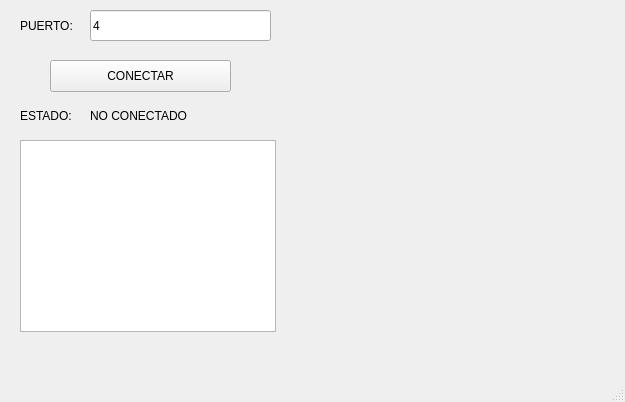
<?xml version="1.0" encoding="UTF-8"?>
<ui version="4.0">
 <class>MainWindow</class>
 <widget class="QMainWindow" name="MainWindow">
  <property name="geometry">
   <rect>
    <x>0</x>
    <y>0</y>
    <width>625</width>
    <height>402</height>
   </rect>
  </property>
  <property name="windowTitle">
   <string>MainWindow</string>
  </property>
  <widget class="QWidget" name="centralwidget">
   <widget class="QPushButton" name="btn_accion">
    <property name="geometry">
     <rect>
      <x>50</x>
      <y>60</y>
      <width>181</width>
      <height>32</height>
     </rect>
    </property>
    <property name="text">
     <string>CONECTAR</string>
    </property>
   </widget>
   <widget class="QLineEdit" name="txt_puerto">
    <property name="geometry">
     <rect>
      <x>90</x>
      <y>10</y>
      <width>181</width>
      <height>31</height>
     </rect>
    </property>
    <property name="text">
     <string>4</string>
    </property>
   </widget>
   <widget class="QLabel" name="label">
    <property name="geometry">
     <rect>
      <x>20</x>
      <y>10</y>
      <width>61</width>
      <height>31</height>
     </rect>
    </property>
    <property name="text">
     <string>PUERTO:</string>
    </property>
   </widget>
   <widget class="QLabel" name="label_2">
    <property name="geometry">
     <rect>
      <x>20</x>
      <y>100</y>
      <width>61</width>
      <height>31</height>
     </rect>
    </property>
    <property name="text">
     <string>ESTADO:</string>
    </property>
   </widget>
   <widget class="QLabel" name="txt_estado">
    <property name="geometry">
     <rect>
      <x>90</x>
      <y>100</y>
      <width>151</width>
      <height>31</height>
     </rect>
    </property>
    <property name="text">
     <string>NO CONECTADO</string>
    </property>
   </widget>
   <widget class="QListWidget" name="lw_datos">
    <property name="geometry">
     <rect>
      <x>20</x>
      <y>140</y>
      <width>256</width>
      <height>192</height>
     </rect>
    </property>
   </widget>
  </widget>
  <widget class="QMenuBar" name="menubar">
   <property name="geometry">
    <rect>
     <x>0</x>
     <y>0</y>
     <width>625</width>
     <height>21</height>
    </rect>
   </property>
  </widget>
  <widget class="QStatusBar" name="statusbar"/>
 </widget>
 <resources/>
 <connections/>
</ui>
